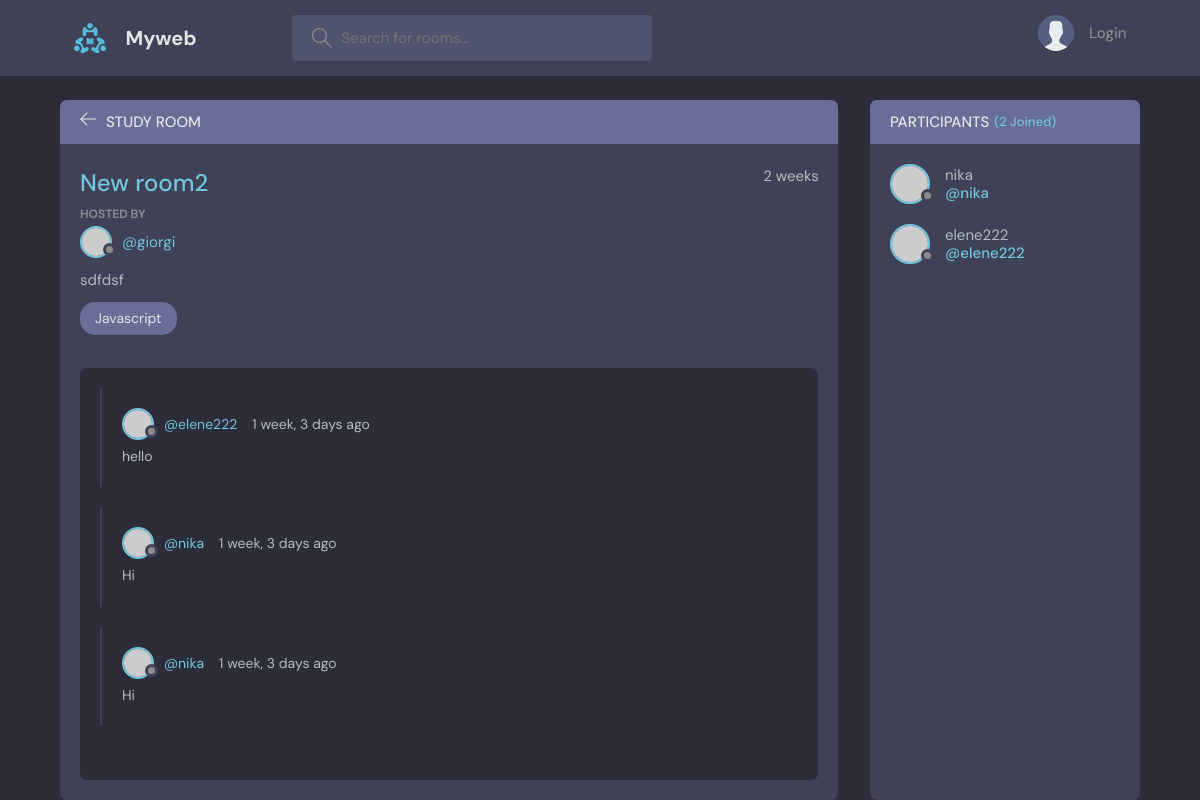
The app's page /room/12/, older data.
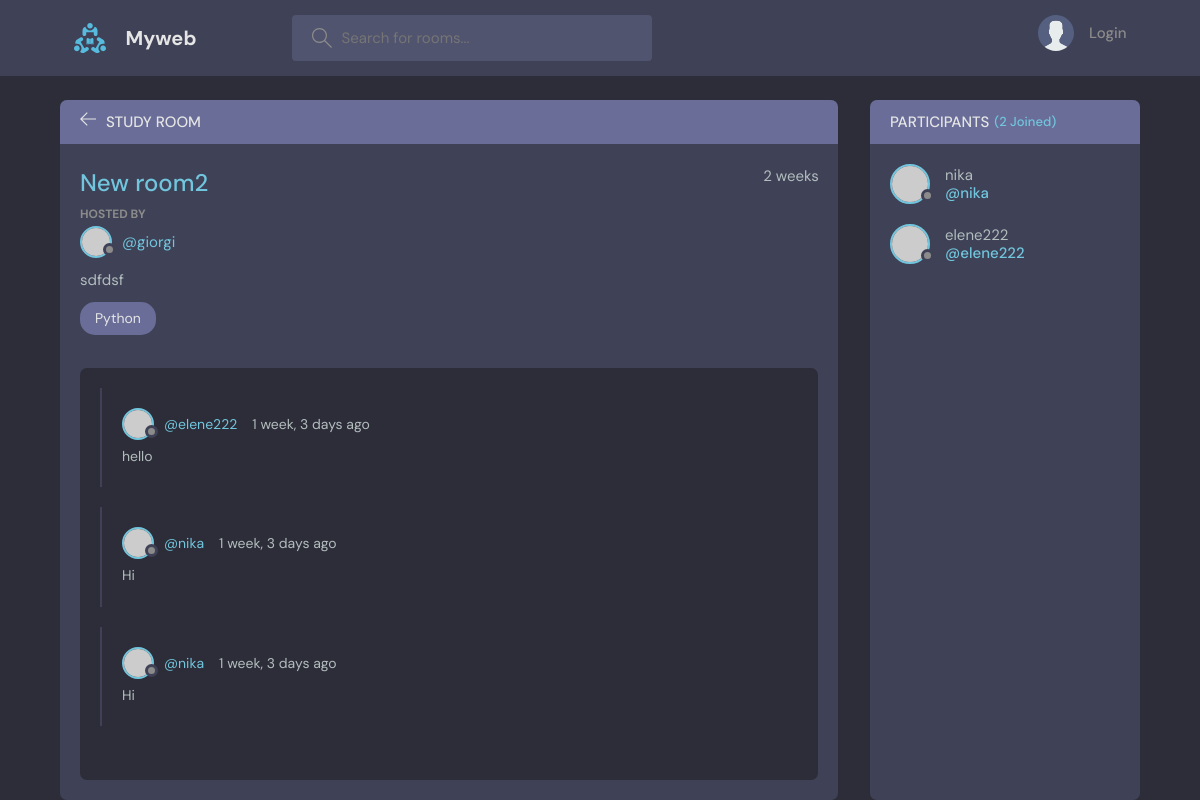
The same page, newer data.
### base/models.py (models this page shows, shortened)
class Room(models.Model):
    host = models.ForeignKey(User, on_delete=models.SET_NULL, null=True)
    topic = models.ForeignKey(Topic, on_delete=models.SET_NULL, null=True)
    name = models.CharField(max_length=150)
    description = models.TextField(null=True, blank=True)
    participants = models.ManyToManyField(User, related_name='participants', null=True)
    updated = models.DateTimeField(auto_now=True)
    created = models.DateTimeField(auto_now_add=True)
    class Meta:
        ordering = ['-updated', '-created']

class Topic(models.Model):
    name = models.CharField(max_length=200)
    def __str__(self):
        return self.name

### base/views.py (the view, shortened to what this page needs)
# urls.py: path('room/<str:pk>/', views.room, name='room'),
def room(request, pk):
    room = Room.objects.get(id=int(pk))
    room_messages = room.messages_set.all().order_by('-created')
    participants = room.participants.all()
    context = {'room': room, 'room_messages': room_messages, "participants": participants}
    return render(request, 'base/room.html', context)

### base/templates/base/room.html (shortened to what this page needs)
{% extends 'main.html' %}
{% block content %}
    <main class="profile-page layout layout--2">
      <div class="container">
        <div class="room">
          <div class="room__top">
            <div class="room__topLeft">
              <a href="{% url 'home' %}">
                <svg version="1.1" xmlns="http://www.w3.org/2000/svg" width="32" height="32" viewBox="0 0 32 32">
                  <title>arrow-left</title>
                  <path
                    d="M13.723 2.286l-13.723 13.714 13.719 13.714 1.616-1.611-10.96-10.96h27.625v-2.286h-27.625l10.965-10.965-1.616-1.607z"
                  ></path>
                </svg>
              </a>
              <h3>Study Room</h3>
            </div>
          </div>
          <div class="room__box scroll">
            <div class="room__header scroll">
              <div class="room__info">
                <h3>{{room.name}}</h3>
                <span>{{room.created|timesince}}</span>
              </div>
              <div class="room__hosted">
                <p>Hosted By</p>
                <a href="{% url 'user-profile' room.host.id %}" class="room__author">
                  <div class="avatar avatar--small">
                    <img src="https://randomuser.me/api/portraits/men/37.jpg" />
                  </div>
                  <span>@{{room.host}}</span>
                </a>
              </div>
              <div class="room__details">
                {{room.description}}
              </div>
              <span class="room__topics">{{room.topic}}</span>
            </div>
            <div class="room__conversation">
              <div class="threads scroll">
                {% for message in room_messages %}
                  <div class="thread">
                  <div class="thread__top">
                    <div class="thread__author">
                      <a href="{% url 'user-profile' message.user.id %}" class="thread__authorInfo">
                        <div class="avatar avatar--small">
                          <img src="https://randomuser.me/api/portraits/men/37.jpg" />
                        </div>
                        <span>@{{message.user}}</span>
                      </a>
                      <span class="thread__date">{{message.created|timesince}} ago</span>
                    </div>
                  </div>
                  <div class="thread__details">
                    {{message.body}}
                  </div>
                </div>
                {%endfor%}
              </div>
            </div>
          </div>
        </div>
        <div class="participants">
          <h3 class="participants__top">Participants <span>({{participants.count}} Joined)</span></h3>
          <div class="participants__list scroll">
            {% for user in participants %}
              <a href="{% url 'user-profile' user.id %}" class="participant">
              <div class="avatar avatar--medium">
                <img src="https://randomuser.me/api/portraits/men/37.jpg" />
              </div>
              <p>
                {{ user.username }}
                <span>@{{ user.username }}</span>
              </p>
            </a>
            {% endfor %}
          </div>
        </div>
      </div>
    </main>
{% endblock %}

Row changes from the older to the newer data that the page shows:
changed Room "New room2": topic "Javascript" → "Python"
